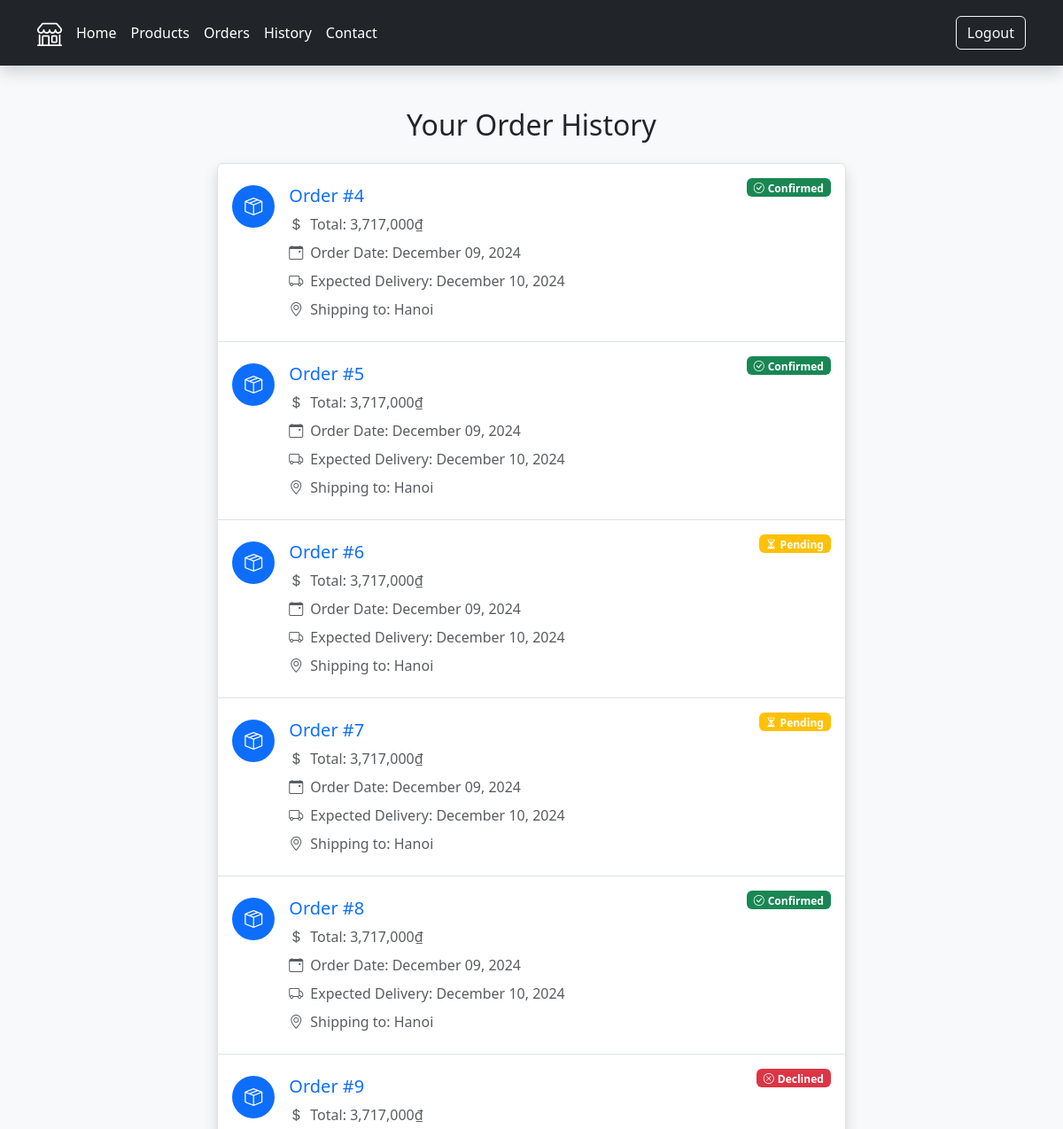
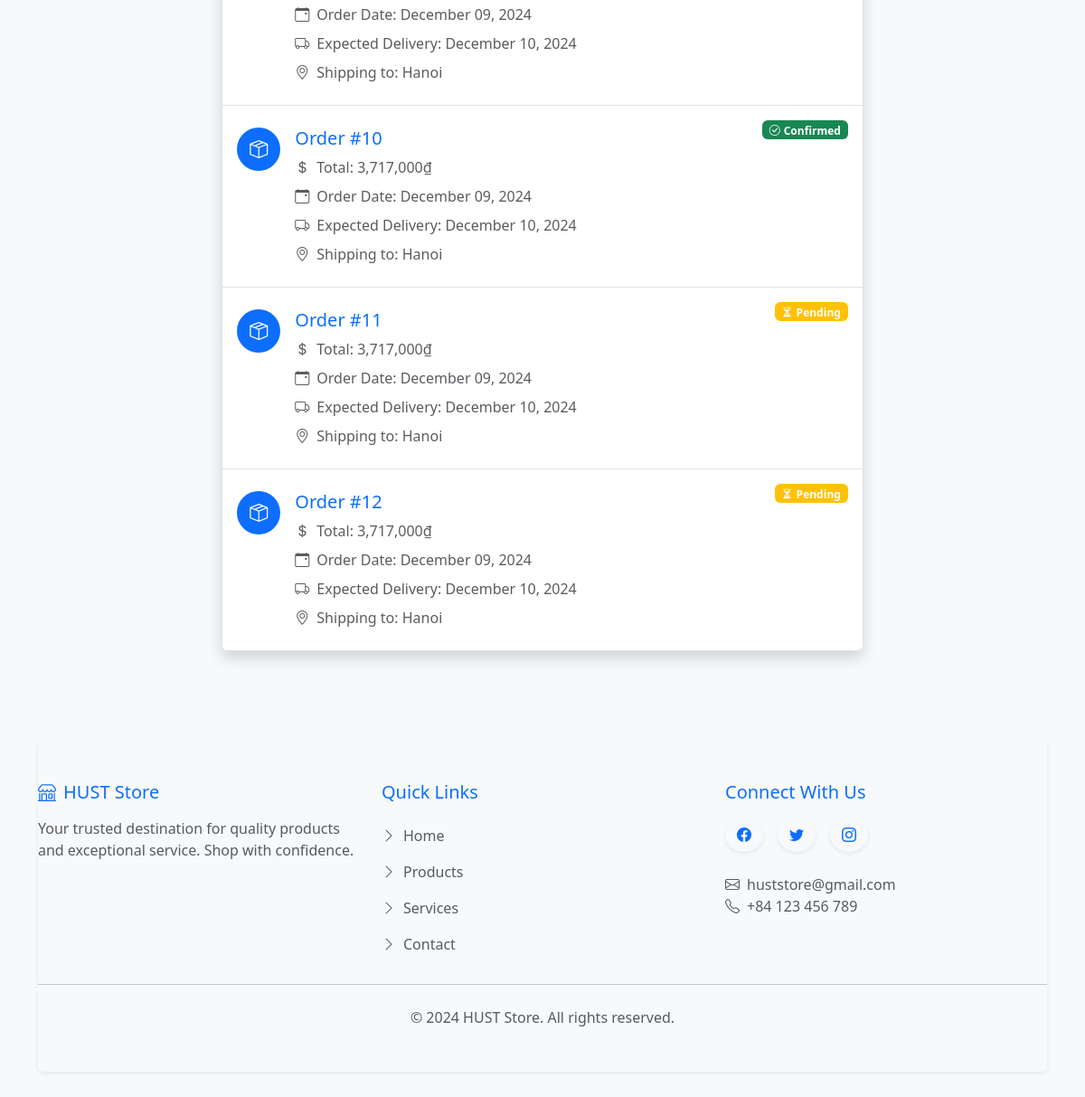
/history (signed in), run on an earlier commit of the app's database (2 pictures, top to bottom).
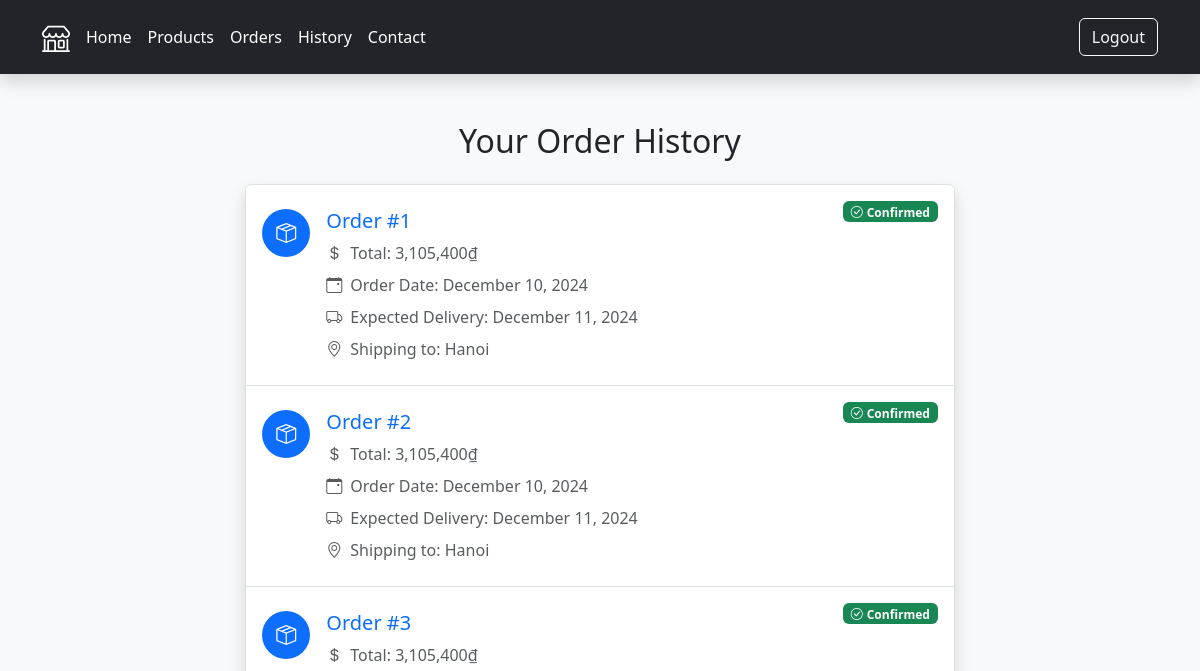
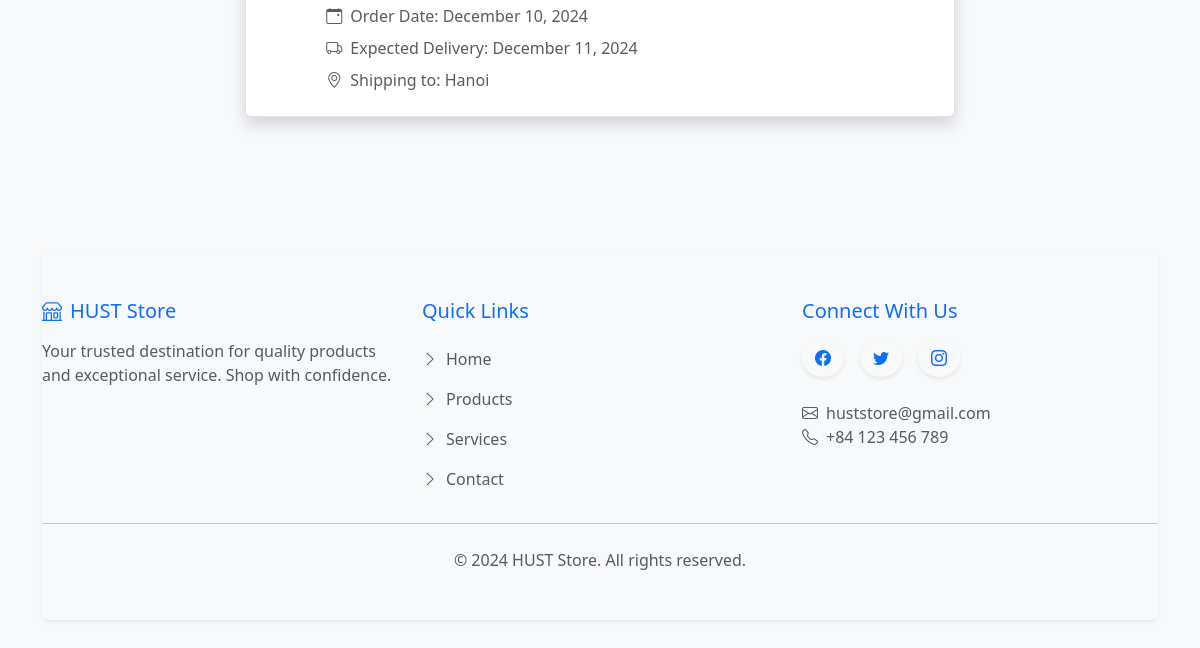
And on a later commit of the database (2 pictures, top to bottom).
### main.py (models this page shows)
class Order(db.Model):
    __tablename__ = "orders"
    id: Mapped[int] = mapped_column(Integer, primary_key=True)
    user_id: Mapped[int] = mapped_column(db.ForeignKey("users.id"))
    user = relationship("User")
    selections: Mapped[List["Selection"]] = relationship(back_populates="order")
    order_date: Mapped[str] = mapped_column(String, nullable=False)
    confirmed: Mapped[Optional[bool]] = mapped_column(Boolean)
    feedback: Mapped[Optional[str]] = mapped_column(String)

class User(UserMixin, db.Model):
    __tablename__ = "users"
    id: Mapped[int] = mapped_column(Integer, primary_key=True)
    email: Mapped[str] = mapped_column(String, unique=True)
    name: Mapped[str]= mapped_column(String, nullable=False)
    password: Mapped[str] = mapped_column(String, nullable=False)
    selections = relationship("Selection", back_populates="user")
    address: Mapped[Optional[str]] = mapped_column(String)
    shipping: Mapped[Optional[str]] = mapped_column(String)
    total_price: Mapped[Optional[str]] = mapped_column(String)
    summary: Mapped[Optional[str]] = mapped_column(String)
    delivery_date: Mapped[Optional[str]] = mapped_column(String)

### main.py (the view)
@app.route('/history', methods=["POST", "GET"])
def history():
    list = db.session.execute(db.select(Order).where(Order.user_id == current_user.id)).scalars().all()
    return render_template('history.html', list=list)

### main.py (called while the page is built)
@login_manager.user_loader
def load_user(user_id):
    return db.session.get(User, user_id)

### templates/history.html (shortened to what this page needs)
{% include 'header.html' %}
<div class="main py-5">
  <div class="container">
    <h2 class="text-center mb-4 animate__animated animate__fadeInDown">Your Order History</h2>
    <div class="row justify-content-center">
      <div class="col-lg-8">
        {% if list %}
        <div class="list-group shadow animate__animated animate__fadeInUp">
          {% for each in list:%}
          <a href="{{url_for('show_order', order_id=each.id)}}" class="list-group-item list-group-item-action d-flex gap-3 py-4 position-relative hover-shadow transition-all" aria-current="true">
            <div class="d-flex align-items-center justify-content-center bg-primary rounded-circle flex-shrink-0" style="width: 48px; height: 48px;">
              <i class="bi bi-box-seam text-white fs-5"></i>
            </div>
            <div class="d-flex gap-2 w-100 justify-content-between">
              <div>
                <h5 class="mb-2 text-primary">Order #{{each.id}}</h5>
                <p class="mb-2 text-muted">
                  <i class="bi bi-currency-dollar me-2"></i>Total: {{each.user.total_price}}
                </p>
                <p class="mb-2 text-muted">
                  <i class="bi bi-calendar-event me-2"></i>Order Date: {{each.order_date}}
                </p>
                <p class="mb-2 text-muted">
                  <i class="bi bi-truck me-2"></i>Expected Delivery: {{each.user.delivery_date}}
                </p>
                <p class="mb-0 text-muted">
                  <i class="bi bi-geo-alt me-2"></i>Shipping to: {{each.user.address}}
                </p>
              </div>
              {% if each.confirmed != None %}
                {% if each.confirmed == True %}
                <div class="badge bg-success position-absolute top-0 end-0 m-3">
                  <i class="bi bi-check-circle me-1"></i>Confirmed
                </div>
                {% else %}
                <div class="badge bg-danger position-absolute top-0 end-0 m-3">
                  <i class="bi bi-x-circle me-1"></i>Declined
                </div>
                {% endif %}
              {% else %}
                <div class="badge bg-warning position-absolute top-0 end-0 m-3">
                  <i class="bi bi-hourglass-split me-1"></i>Pending
                </div>
              {% endif %}
            </div>
          </a>
          {% endfor %}
        </div>
        {% endif %}
      </div>
    </div>
  </div>
</div>
{% include 'footer.html' %}

What changed in the data, as far as the page shows it:
removed Order: id "4", user.total_price "3,717,000₫", order_date "December 09, 2024", user.delivery_date "December 10, 2024", user.address "Hanoi", confirmed True (drawn)
removed Order: id "5", user.total_price "3,717,000₫", order_date "December 09, 2024", user.delivery_date "December 10, 2024", user.address "Hanoi", confirmed True (drawn)
removed Order: id "6", user.total_price "3,717,000₫", order_date "December 09, 2024", user.delivery_date "December 10, 2024", user.address "Hanoi", shows "Pending"
removed Order: id "7", user.total_price "3,717,000₫", order_date "December 09, 2024", user.delivery_date "December 10, 2024", user.address "Hanoi", shows "Pending"
removed Order: id "8", user.total_price "3,717,000₫", order_date "December 09, 2024", user.delivery_date "December 10, 2024", user.address "Hanoi", confirmed True (drawn)
removed Order: id "9", user.total_price "3,717,000₫", order_date "December 09, 2024", user.delivery_date "December 10, 2024", user.address "Hanoi", confirmed False (drawn)
removed Order: id "10", user.total_price "3,717,000₫", order_date "December 09, 2024", user.delivery_date "December 10, 2024", user.address "Hanoi", confirmed True (drawn)
removed Order: id "11", user.total_price "3,717,000₫", order_date "December 09, 2024", user.delivery_date "December 10, 2024", user.address "Hanoi", shows "Pending"
removed Order: id "12", user.total_price "3,717,000₫", order_date "December 09, 2024", user.delivery_date "December 10, 2024", user.address "Hanoi", shows "Pending"
now on this page (row edited): Order: id "1", user.total_price "3,105,400₫", order_date "December 10, 2024", user.delivery_date "December 11, 2024", user.address "Hanoi", confirmed True (drawn)
now on this page (row edited): Order: id "2", user.total_price "3,105,400₫", order_date "December 10, 2024", user.delivery_date "December 11, 2024", user.address "Hanoi", confirmed True (drawn)
now on this page (row edited): Order: id "3", user.total_price "3,105,400₫", order_date "December 10, 2024", user.delivery_date "December 11, 2024", user.address "Hanoi", confirmed True (drawn)
